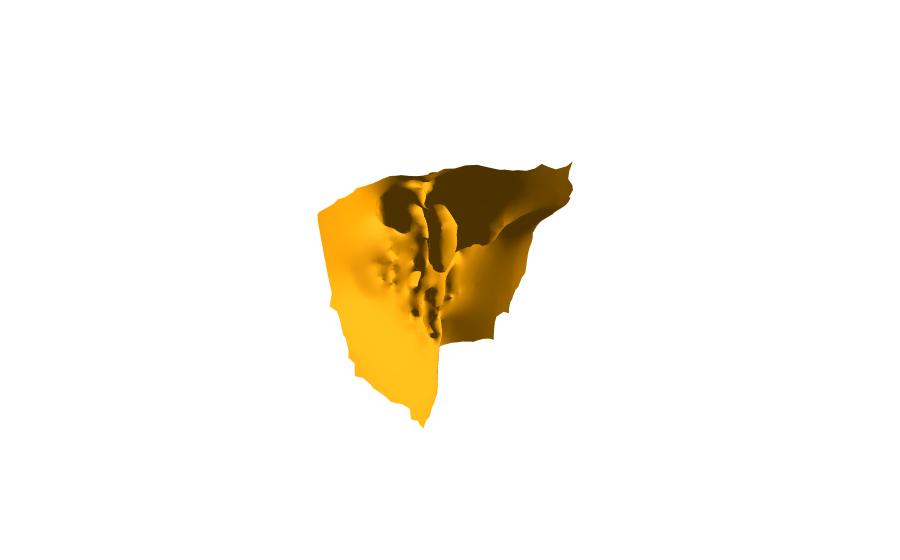

The cell this chart's notebook holds for it:
### Markdown cell above
# Poisson Mesh

### Code cell
# This code is intended to provide examples of the different 3d meshing outputs generated during testing. Generated with help from GPT 5.2.

import open3d as o3d
import numpy as np
import plotly.graph_objects as go

# ---- Load .ply file ----
file_path = "/work/csse463/202620/04/csse463-image-recognition-project/Meshing/new_reconstructed_poisson_1.ply"  # <-- change this
mesh = o3d.io.read_triangle_mesh(file_path)

# Compute normals if missing (optional but recommended)
if not mesh.has_vertex_normals():
    mesh.compute_vertex_normals()

# ---- Convert to numpy ----
vertices = np.asarray(mesh.vertices)
triangles = np.asarray(mesh.triangles)

# ---- Plot using your preferred style ----
fig = go.Figure(data=[
    go.Mesh3d(
        x=vertices[:,0],
        y=vertices[:,1],
        z=vertices[:,2],
        i=triangles[:,0],
        j=triangles[:,1],
        k=triangles[:,2],
        color='orange',
        opacity=1.0,
        lighting=dict(
            ambient=0.3,
            diffuse=0.8,
            specular=0.3,
            roughness=0.5
        )
    )
])

fig.update_layout(
    scene=dict(
        aspectmode='data',   # equal axis scaling
        xaxis=dict(visible=False),
        yaxis=dict(visible=False),
        zaxis=dict(visible=False),
        bgcolor='white'
    ),
    paper_bgcolor='white'
)

fig.show()

### Figure 1 — Plotly figure (JSON) as saved in the notebook; plotly's stock layout.template omitted (floating-point values rounded to 4 significant figures; data arrays with more than 128 entries replaced by an {"elided": "..."} marker saying what was removed)
{"data": [{"color": "orange", "i": {"elided": "14819 int values"}, "j": {"elided": "14819 int values"}, "k": {"elided": "14819 int values"}, "lighting": {"ambient": 0.3, "diffuse": 0.8, "roughness": 0.5, "specular": 0.3}, "opacity": 1, "type": "mesh3d", "x": {"elided": "7504 float values"}, "y": {"elided": "7504 float values"}, "z": {"elided": "7504 float values"}}], "layout": {"paper_bgcolor": "white", "scene": {"aspectmode": "data", "bgcolor": "white", "xaxis": {"visible": false}, "yaxis": {"visible": false}, "zaxis": {"visible": false}}}}
